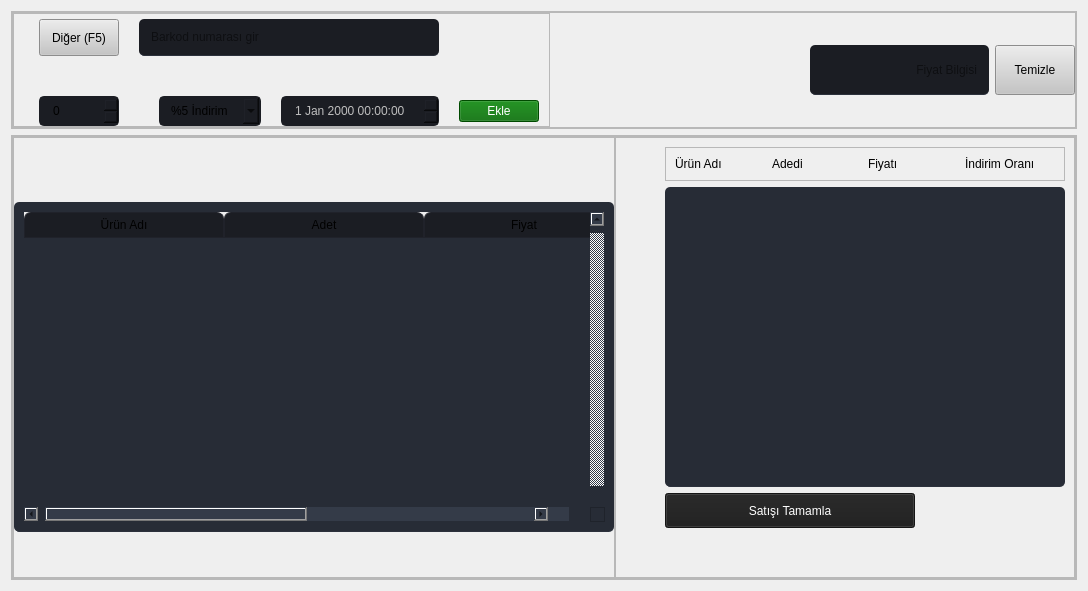
                  <widget class="QWidget" name="page_satisPanel">
                   <layout class="QVBoxLayout" name="verticalLayout_12">
                    <item>
                     <widget class="QFrame" name="fr_satisSol">
                      <property name="frameShape">
                       <enum>QFrame::StyledPanel</enum>
                      </property>
                      <property name="frameShadow">
                       <enum>QFrame::Raised</enum>
                      </property>
                      <layout class="QHBoxLayout" name="horizontalLayout_9">
                       <property name="spacing">
                        <number>0</number>
                       </property>
                       <property name="leftMargin">
                        <number>0</number>
                       </property>
                       <property name="topMargin">
                        <number>0</number>
                       </property>
                       <property name="rightMargin">
                        <number>0</number>
                       </property>
                       <property name="bottomMargin">
                        <number>0</number>
                       </property>
                       <item>
                        <widget class="QFrame" name="frame_7">
                         <property name="frameShape">
                          <enum>QFrame::StyledPanel</enum>
                         </property>
                         <property name="frameShadow">
                          <enum>QFrame::Raised</enum>
                         </property>
                         <layout class="QGridLayout" name="gridLayout_2">
                          <property name="leftMargin">
                           <number>0</number>
                          </property>
                          <property name="topMargin">
                           <number>0</number>
                          </property>
                          <property name="rightMargin">
                           <number>0</number>
                          </property>
                          <property name="bottomMargin">
                           <number>0</number>
                          </property>
                          <property name="horizontalSpacing">
                           <number>0</number>
                          </property>
                          <property name="verticalSpacing">
                           <number>5</number>
                          </property>
                          <item row="0" column="1">
                           <widget class="QFrame" name="frame_8">
                            <property name="frameShape">
                             <enum>QFrame::NoFrame</enum>
                            </property>
                            <property name="frameShadow">
                             <enum>QFrame::Raised</enum>
                            </property>
                            <layout class="QHBoxLayout" name="horizontalLayout_17">
                             <property name="spacing">
                              <number>6</number>
                             </property>
                             <property name="leftMargin">
                              <number>80</number>
                             </property>
                             <property name="topMargin">
                              <number>0</number>
                             </property>
                             <property name="rightMargin">
                              <number>0</number>
                             </property>
                             <property name="bottomMargin">
                              <number>0</number>
                             </property>
                             <item>
                              <spacer name="horizontalSpacer_5">
                               <property name="orientation">
                                <enum>Qt::Horizontal</enum>
                               </property>
                               <property name="sizeType">
                                <enum>QSizePolicy::Expanding</enum>
                               </property>
                               <property name="sizeHint" stdset="0">
                                <size>
                                 <width>40</width>
                                 <height>20</height>
                                </size>
                               </property>
                              </spacer>
                             </item>
                             <item>
                              <widget class="QLineEdit" name="ln_fiyat_goster">
                               <property name="maximumSize">
                                <size>
                                 <width>400</width>
                                 <height>50</height>
                                </size>
                               </property>
                               <property name="toolTip">
                                <string/>
                               </property>
                               <property name="toolTipDuration">
                                <number>1</number>
                               </property>
                               <property name="statusTip">
                                <string/>
                               </property>
                               <property name="whatsThis">
                                <string>&lt;html&gt;&lt;head/&gt;&lt;body&gt;&lt;p&gt;&lt;span style=&quot; color:#550000;&quot;&gt;fiyat bilgisi&lt;/span&gt;&lt;/p&gt;&lt;/body&gt;&lt;/html&gt;</string>
                               </property>
                               <property name="accessibleDescription">
                                <string/>
                               </property>
                               <property name="styleSheet">
                                <string notr="true">background-color: rgb(27, 29, 35);
padding: 10px;
border-radius: 5px;
border-bottom: 1px solid rgb(44, 49, 60);
gridline-color: rgb(44, 49, 60);
font: 12pt &quot;MS Serif&quot;;</string>
                               </property>
                               <property name="frame">
                                <bool>true</bool>
                               </property>
                               <property name="alignment">
                                <set>Qt::AlignRight|Qt::AlignTrailing|Qt::AlignVCenter</set>
                               </property>
                               <property name="placeholderText">
                                <string>Fiyat Bilgisi</string>
                               </property>
                              </widget>
                             </item>
                             <item>
                              <widget class="QPushButton" name="btn_satis_temizle">
                               <property name="maximumSize">
                                <size>
                                 <width>150</width>
                                 <height>50</height>
                                </size>
                               </property>
                               <property name="styleSheet">
                                <string notr="true">QPushButton{
background-color: rgb(197, 197, 197);
color: #000;
}
QPushButton:hover{
background-color: rgb(85, 170, 127);

}
QPushButton:pressed{
background-color: rgb(0, 220, 220);
}</string>
                               </property>
                               <property name="text">
                                <string>Temizle</string>
                               </property>
                              </widget>
                             </item>
                            </layout>
                           </widget>
                          </item>
                          <item row="0" column="0">
                           <widget class="QFrame" name="frame_5">
                            <property name="frameShape">
                             <enum>QFrame::StyledPanel</enum>
                            </property>
                            <property name="frameShadow">
                             <enum>QFrame::Raised</enum>
                            </property>
                            <layout class="QGridLayout" name="gridLayout">
                             <property name="leftMargin">
                              <number>25</number>
                             </property>
                             <property name="topMargin">
                              <number>5</number>
                             </property>
                             <property name="rightMargin">
                              <number>10</number>
                             </property>
                             <property name="bottomMargin">
                              <number>0</number>
                             </property>
                             <property name="horizontalSpacing">
                              <number>20</number>
                             </property>
                             <property name="verticalSpacing">
                              <number>40</number>
                             </property>
                             <item row="0" column="1" colspan="3">
                              <widget class="QLineEdit" name="ln_satis_barkod">
                               <property name="minimumSize">
                                <size>
                                 <width>200</width>
                                 <height>35</height>
                                </size>
                               </property>
                               <property name="maximumSize">
                                <size>
                                 <width>400</width>
                                 <height>40</height>
                                </size>
                               </property>
                               <property name="sizeIncrement">
                                <size>
                                 <width>0</width>
                                 <height>0</height>
                                </size>
                               </property>
                               <property name="styleSheet">
                                <string notr="true">background-color: rgb(27, 29, 35);
	padding: 10px;
	border-radius: 5px;
	border-bottom: 1px solid rgb(44, 49, 60);
	gridline-color: rgb(44, 49, 60);</string>
                               </property>
                               <property name="placeholderText">
                                <string>Barkod numarası gir</string>
                               </property>
                              </widget>
                             </item>
                             <item row="1" column="2">
                              <widget class="QComboBox" name="cmb_indirim">
                               <property name="styleSheet">
                                <string notr="true">QComboBox{
	background-color: rgb(27, 29, 35);
	border-radius: 5px;
	border: 2px solid rgb(27, 29, 35);
	padding: 5px;
	padding-left: 10px;
}
QComboBox:hover{
	border: 2px solid rgb(64, 71, 88);
}
QComboBox QAbstractItemView {
	color: rgb(85, 170, 255);	
	background-color: rgb(27, 29, 35);
	padding: 10px;
	selection-background-color: rgb(39, 44, 54);
}</string>
                               </property>
                               <item>
                                <property name="text">
                                 <string>%5 İndirim</string>
                                </property>
                               </item>
                               <item>
                                <property name="text">
                                 <string>%10 İndirim</string>
                                </property>
                               </item>
                               <item>
                                <property name="text">
                                 <string>%20 İndirim</string>
                                </property>
                               </item>
                               <item>
                                <property name="text">
                                 <string>%25 İndirim</string>
                                </property>
                               </item>
                               <item>
                                <property name="text">
                                 <string>%50 İndirim</string>
                                </property>
                               </item>
                              </widget>
                             </item>
                             <item row="1" column="0">
                              <widget class="QSpinBox" name="spin_adet">
                               <property name="styleSheet">
                                <string notr="true">QSpinBox{
	background-color: rgb(27, 29, 35);
	border-radius: 5px;
	border: 2px solid rgb(27, 29, 35);
	padding: 5px;
	padding-left: 10px;
}
QSpinBox:hover{
	border: 2px solid rgb(64, 71, 88);
}
QSpinBox QAbstractItemView {
	color: rgb(85, 170, 255);	
	background-color: rgb(27, 29, 35);
	padding: 10px;
	selection-background-color: rgb(39, 44, 54);
}</string>
                               </property>
                              </widget>
                             </item>
                             <item row="1" column="3">
                              <widget class="QDateTimeEdit" name="date_satis">
                               <property name="enabled">
                                <bool>false</bool>
                               </property>
                               <property name="styleSheet">
                                <string notr="true">QDateTimeEdit{
	background-color: rgb(27, 29, 35);
	border-radius: 5px;
	border: 2px solid rgb(27, 29, 35);
	padding: 5px;
	padding-left: 10px;
}
QDateTimeEdit:hover{
	border: 2px solid rgb(64, 71, 88);
}
QDateTimeEdit QAbstractItemView {
	color: rgb(85, 170, 255);	
	background-color: rgb(27, 29, 35);
	padding: 10px;
	selection-background-color: rgb(39, 44, 54);
}</string>
                               </property>
                              </widget>
                             </item>
                             <item row="0" column="0">
                              <widget class="QPushButton" name="btn_satis_diger">
                               <property name="maximumSize">
                                <size>
                                 <width>150</width>
                                 <height>50</height>
                                </size>
                               </property>
                               <property name="styleSheet">
                                <string notr="true">QPushButton{
background-color: rgb(197, 197, 197);
color: #000;

}
QPushButton:hover{
background-color: rgb(85, 170, 127);

}
QPushButton:pressed{
background-color: rgb(0, 220, 220);
}</string>
                               </property>
                               <property name="text">
                                <string>Diğer (F5)</string>
                               </property>
                              </widget>
                             </item>
                             <item row="1" column="4">
                              <widget class="QPushButton" name="btn_satisEkle">
                               <property name="styleSheet">
                                <string notr="true">QPushButton{
background-color: rgb(0, 104, 0);
color: #fff;

}
QPushButton:hover{
background-color: rgb(170, 170, 255);

}
QPushButton:pressed{
background-color: rgb(0, 220, 220);
}</string>
                               </property>
                               <property name="text">
                                <string>Ekle</string>
                               </property>
                              </widget>
                             </item>
                            </layout>
                           </widget>
                          </item>
                         </layout>
                        </widget>
                       </item>
                      </layout>
                     </widget>
                    </item>
                    <item>
                     <widget class="QFrame" name="fr_satisSag">
                      <property name="frameShape">
                       <enum>QFrame::StyledPanel</enum>
                      </property>
                      <property name="frameShadow">
                       <enum>QFrame::Raised</enum>
                      </property>
                      <layout class="QVBoxLayout" name="verticalLayout_8">
                       <property name="spacing">
                        <number>0</number>
                       </property>
                       <property name="leftMargin">
                        <number>0</number>
                       </property>
                       <property name="topMargin">
                        <number>0</number>
                       </property>
                       <property name="rightMargin">
                        <number>0</number>
                       </property>
                       <property name="bottomMargin">
                        <number>0</number>
                       </property>
                       <item>
                        <widget class="QFrame" name="frame_6">
                         <property name="frameShape">
                          <enum>QFrame::StyledPanel</enum>
                         </property>
                         <property name="frameShadow">
                          <enum>QFrame::Raised</enum>
                         </property>
                         <layout class="QHBoxLayout" name="horizontalLayout_16">
                          <property name="spacing">
                           <number>0</number>
                          </property>
                          <property name="leftMargin">
                           <number>0</number>
                          </property>
                          <property name="topMargin">
                           <number>0</number>
                          </property>
                          <property name="rightMargin">
                           <number>0</number>
                          </property>
                          <property name="bottomMargin">
                           <number>0</number>
                          </property>
                          <item>
                           <widget class="QFrame" name="frame_9">
                            <property name="frameShape">
                             <enum>QFrame::StyledPanel</enum>
                            </property>
                            <property name="frameShadow">
                             <enum>QFrame::Raised</enum>
                            </property>
                            <layout class="QVBoxLayout" name="verticalLayout_13">
                             <property name="leftMargin">
                              <number>0</number>
                             </property>
                             <property name="topMargin">
                              <number>0</number>
                             </property>
                             <property name="rightMargin">
                              <number>0</number>
                             </property>
                             <property name="bottomMargin">
                              <number>0</number>
                             </property>
                             <item>
                              <widget class="QTableWidget" name="tbl_satis_listele">
                               <property name="minimumSize">
                                <size>
                                 <width>400</width>
                                 <height>300</height>
                                </size>
                               </property>
                               <property name="maximumSize">
                                <size>
                                 <width>600</width>
                                 <height>350</height>
                                </size>
                               </property>
                               <property name="styleSheet">
                                <string notr="true">QTableWidget {	
	background-color: rgb(39, 44, 54);
	padding: 10px;
	border-radius: 5px;
	gridline-color: rgb(44, 49, 60);
	border-bottom: 1px solid rgb(44, 49, 60);
	margin-top:20px;
}
QTableWidget::item{
	border-color: rgb(44, 49, 60);
	padding-left: 5px;
	padding-right: 5px;
	gridline-color: rgb(44, 49, 60);
}
QTableWidget::item:selected{
	background-color: rgb(170, 170, 255);
}
QScrollBar:horizontal {
    border: none;
    background: rgb(52, 59, 72);
    height: 14px;
    margin: 0px 21px 0 21px;
	border-radius: 0px;
}
 QScrollBar:vertical {
	border: none;
    background: rgb(52, 59, 72);
    width: 14px;
    margin: 21px 0 21px 0;
	border-radius: 0px;
 }
QHeaderView::section{
	Background-color: rgb(39, 44, 54);
	max-width: 30px;
	border: 1px solid rgb(44, 49, 60);
	border-style: none;
    border-bottom: 1px solid rgb(44, 49, 60);
    border-right: 1px solid rgb(44, 49, 60);
}
QTableWidget::horizontalHeader {	
	background-color: rgb(81, 255, 0);
}
QHeaderView::section:horizontal
{
    border: 1px solid rgb(32, 34, 42);
	background-color: rgb(27, 29, 35);
	padding: 3px;
	border-top-left-radius: 7px;
    border-top-right-radius: 7px;
}
QHeaderView::section:vertical
{
    border: 1px solid rgb(44, 49, 60);
}
</string>
                               </property>
                               <property name="frameShape">
                                <enum>QFrame::NoFrame</enum>
                               </property>
                               <property name="verticalScrollBarPolicy">
                                <enum>Qt::ScrollBarAlwaysOn</enum>
                               </property>
                               <property name="horizontalScrollBarPolicy">
                                <enum>Qt::ScrollBarAsNeeded</enum>
                               </property>
                               <property name="sizeAdjustPolicy">
                                <enum>QAbstractScrollArea::AdjustToContents</enum>
                               </property>
                               <property name="autoScroll">
                                <bool>true</bool>
                               </property>
                               <property name="editTriggers">
                                <set>QAbstractItemView::NoEditTriggers</set>
                               </property>
                               <property name="dragEnabled">
                                <bool>false</bool>
                               </property>
                               <property name="alternatingRowColors">
                                <bool>false</bool>
                               </property>
                               <property name="selectionMode">
                                <enum>QAbstractItemView::SingleSelection</enum>
                               </property>
                               <property name="selectionBehavior">
                                <enum>QAbstractItemView::SelectRows</enum>
                               </property>
                               <property name="showGrid">
                                <bool>true</bool>
                               </property>
                               <attribute name="horizontalHeaderCascadingSectionResizes">
                                <bool>true</bool>
                               </attribute>
                               <attribute name="horizontalHeaderDefaultSectionSize">
                                <number>200</number>
                               </attribute>
                               <attribute name="horizontalHeaderHighlightSections">
                                <bool>true</bool>
                               </attribute>
                               <attribute name="horizontalHeaderStretchLastSection">
                                <bool>true</bool>
                               </attribute>
                               <attribute name="verticalHeaderVisible">
                                <bool>false</bool>
                               </attribute>
                               <attribute name="verticalHeaderHighlightSections">
                                <bool>false</bool>
                               </attribute>
                               <attribute name="verticalHeaderShowSortIndicator" stdset="0">
                                <bool>false</bool>
                               </attribute>
                               <attribute name="verticalHeaderStretchLastSection">
                                <bool>false</bool>
                               </attribute>
                               <column>
                                <property name="text">
                                 <string>Ürün Adı</string>
                                </property>
                               </column>
                               <column>
                                <property name="text">
                                 <string>Adet</string>
                                </property>
                               </column>
                               <column>
                                <property name="text">
                                 <string>Fiyat</string>
                                </property>
                               </column>
                               <column>
                                <property name="text">
                                 <string>İndirim Oranı</string>
                                </property>
                               </column>
                              </widget>
                             </item>
                            </layout>
                           </widget>
                          </item>
                          <item>
                           <widget class="QFrame" name="frame_10">
                            <property name="frameShape">
                             <enum>QFrame::StyledPanel</enum>
                            </property>
                            <property name="frameShadow">
                             <enum>QFrame::Raised</enum>
                            </property>
                            <layout class="QGridLayout" name="gridLayout_3">
                             <item row="1" column="1">
                              <widget class="QListWidget" name="list_satis_goster">
                               <property name="minimumSize">
                                <size>
                                 <width>400</width>
                                 <height>300</height>
                                </size>
                               </property>
                               <property name="maximumSize">
                                <size>
                                 <width>500</width>
                                 <height>350</height>
                                </size>
                               </property>
                               <property name="styleSheet">
                                <string notr="true">	background-color: rgb(39, 44, 54);
	padding: 10px;
	border-radius: 5px;
	border-bottom: 1px solid rgb(44, 49, 60);
	gridline-color: rgb(44, 49, 60);</string>
                               </property>
                              </widget>
                             </item>
                             <item row="3" column="1">
                              <spacer name="verticalSpacer">
                               <property name="orientation">
                                <enum>Qt::Vertical</enum>
                               </property>
                               <property name="sizeType">
                                <enum>QSizePolicy::Expanding</enum>
                               </property>
                               <property name="sizeHint" stdset="0">
                                <size>
                                 <width>20</width>
                                 <height>40</height>
                                </size>
                               </property>
                              </spacer>
                             </item>
                             <item row="1" column="0">
                              <spacer name="horizontalSpacer_6">
                               <property name="orientation">
                                <enum>Qt::Horizontal</enum>
                               </property>
                               <property name="sizeType">
                                <enum>QSizePolicy::Fixed</enum>
                               </property>
                               <property name="sizeHint" stdset="0">
                                <size>
                                 <width>40</width>
                                 <height>20</height>
                                </size>
                               </property>
                              </spacer>
                             </item>
                             <item row="0" column="1">
                              <widget class="QFrame" name="frame_11">
                               <property name="frameShape">
                                <enum>QFrame::StyledPanel</enum>
                               </property>
                               <property name="frameShadow">
                                <enum>QFrame::Raised</enum>
                               </property>
                               <layout class="QHBoxLayout" name="horizontalLayout_15">
                                <item>
                                 <widget class="QLabel" name="label">
                                  <property name="text">
                                   <string>Ürün Adı</string>
                                  </property>
                                 </widget>
                                </item>
                                <item>
                                 <widget class="QLabel" name="label_3">
                                  <property name="text">
                                   <string>Adedi</string>
                                  </property>
                                 </widget>
                                </item>
                                <item>
                                 <widget class="QLabel" name="label_2">
                                  <property name="text">
                                   <string>Fiyatı</string>
                                  </property>
                                 </widget>
                                </item>
                                <item>
                                 <widget class="QLabel" name="label_19">
                                  <property name="text">
                                   <string>İndirim Oranı</string>
                                  </property>
                                 </widget>
                                </item>
                               </layout>
                              </widget>
                             </item>
                             <item row="2" column="1">
                              <widget class="QPushButton" name="btn_satisTamam">
                               <property name="minimumSize">
                                <size>
                                 <width>250</width>
                                 <height>35</height>
                                </size>
                               </property>
                               <property name="maximumSize">
                                <size>
                                 <width>250</width>
                                 <height>35</height>
                                </size>
                               </property>
                               <property name="styleSheet">
                                <string notr="true">QPushButton{
background-color: rgb(29, 29, 29);
color: #fff;

}
QPushButton:hover{
background-color: rgb(85, 170, 127);

}
QPushButton:pressed{
background-color: rgb(0, 220, 220);
}</string>
                               </property>
                               <property name="text">
                                <string>Satışı Tamamla</string>
                               </property>
                              </widget>
                             </item>
                            </layout>
                           </widget>
                          </item>
                         </layout>
                        </widget>
                       </item>
                      </layout>
                     </widget>
                    </item>
                   </layout>
                  </widget>
